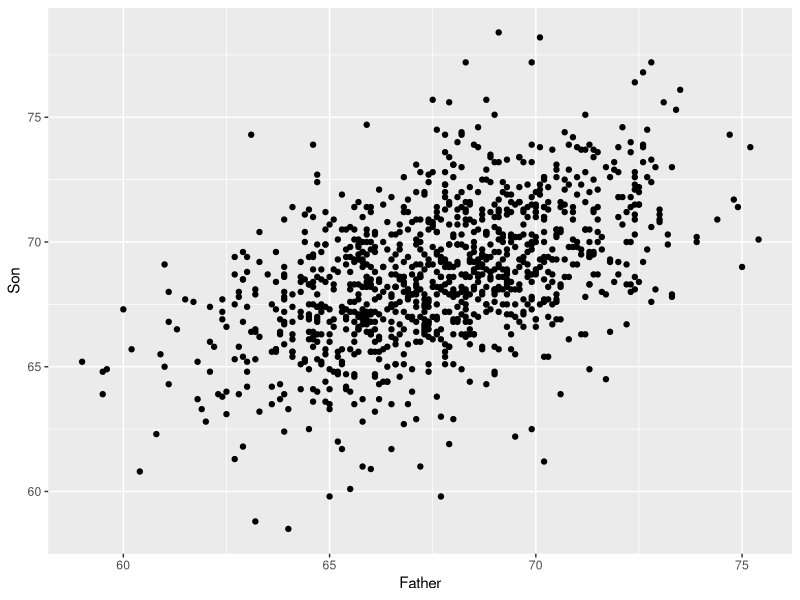
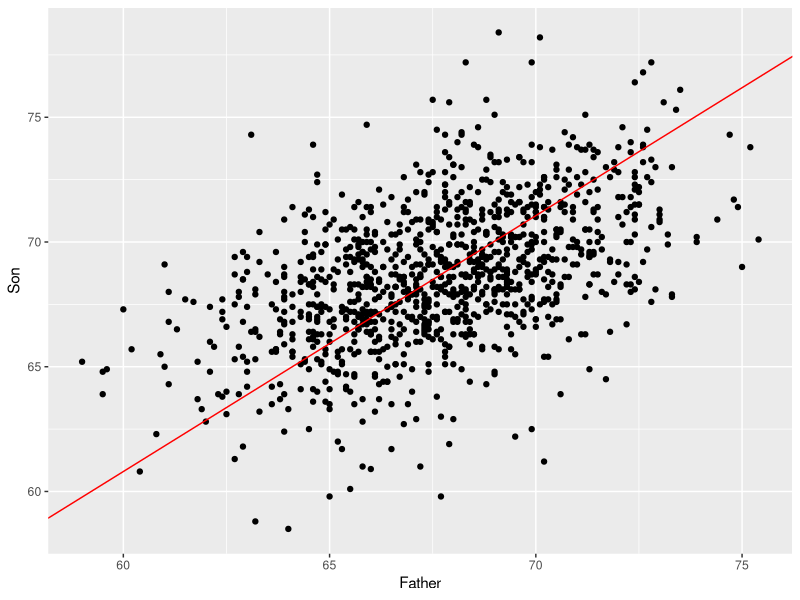
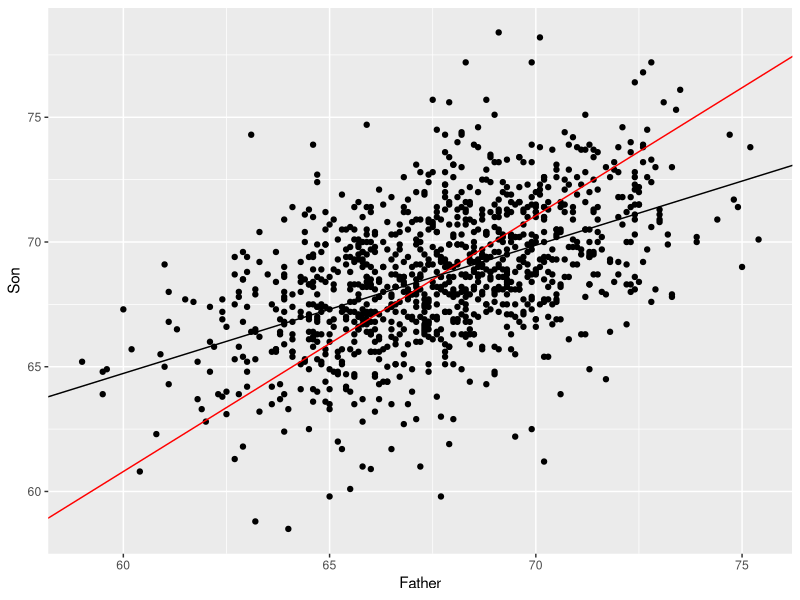

These figures' R source, in order:
# Lesson 11 Assignment - Regression Part 1

# Your assignment is to write the commands instructed in the comments below. To run your
# commands, simply hit Ctrl+Enter (command+return on a MAC) when the cursor is on that 
# command line. You can also type commands directly into the Console below, but you must
# save them in this file for your assignment.

# Do not change these four lines or GradeScope will not work
library(readxl)
library(dplyr)
library(ggplot2)
fs <- read_excel("Father-son-height.xlsx")
fs <- data.frame(fs)

## Father Son Height

#We'll start by examining the famous dataset collected by Pearson (of 'Pearson 
# correlation' fame) of fathers' and sons' heights in 1903. In the code chunk above 
# is the code to load the dataset under the name fs (for father-son).

#1. Create a scatter plot with son heights on the y axis. Use the classic theme.
# Save the plot as plotfs.
plotfs <- ggplot(fs, aes(x = Father, y = Son)) +
  geom_point()

#2. Using dplyr, create a report of the following metrics for both fathers and sons:
# mean (meanf and means), standard deviation (sdf and sds), maximum (maxf and maxs),
# minimum (minf and mins). Call the report summstats.
summstats <- fs %>% 
  summarize(meanf = mean(Father),
             means = mean(Son),
             sdf = sd(Father),
             sds = sd(Son),
             maxf = max(Father),
             maxs = max(Son),
             minf = min(Father),
             mins = min(Son))
  
#3. Are sons shorter than the fathers?
# *ENTER ANSWER HERE*

#4. Are sons' heights less variant than fathers' heights?
# *ENTER ANSWER HERE*

#5. Redo the scatter plot from question 1 but this time add this line of code to 
# the plot *geom_abline(slope = 1.025627, intercept = -.737, color = "red")*. The 
# slope of 1.025627 is sds / sdf, the standard deviation of son heights divided 
# by the standard deviation of father heights. Save the plot as plotfs2.
plotfs2 <- ggplot(fs, aes(x = Father, y = Son)) +
  geom_point() +
  geom_abline(slope = 1.025627, intercept = -.737, color = "red")

  
# This line is not the regression line, but pretend for a second that it is the 
# regression line. 

#6. What would be the interpretation of the slope coefficient?
# *ENTER ANSWER HERE*

# This slope coefficient has a nice interpretation: every additional inch of
# height a father has translates to about an additional inch we can expect his
# son to be.

#7. At first glance, this red line seems to "fit" the points nicely. But take 
# a look at fathers 70 inches and taller. If we used the red line to guess their 
# sons' heights, would our guesses more often be too high or too low? Or would 
# they be too high and too low an equal number of times?
# *ENTER ANSWER HERE*
  
#8. Now look at fathers 65 inches and shorter. If we used the red line to guess
# their sons' heights, would our guess more often be too high or too low? Or 
# would the be too high and too low an equal number of times?
# *ENTER ANSWER HERE*

# The answers to those previous questions illustrate regression to the mean. If
# you use a father's height to guess his son's height, your guesses will be 
# systematically wrong for tall fathers and for short fathers.

# Now let's calculate the real regression line. The formula for the regression
# line slope is shown in the file SlopeFormula.png.

#9. Apply this formula to report the slope of the regression line. (You've already 
# calculated sdf and sds, the stand deviation of fathers and sons, respectively. 
# Calculate the correlation between the two height variables.) Save the slope
# as htslope.
cor(fs$Father, fs$Son)
htslope = cor(fs$Father, fs$Son) * summstats$sds / summstats$sdf

#10. What is the y-intercept of the regression line? (Remember, the line goes 
# through the means. Isolate the y-intercept, b0, from the basic regression 
# equation, y = b0 + b1*x, by substituting the mean height of fathers in to the 
# x value, the mean height of sons into y, and doing basic algebra.) Save the 
# intercept as htint.
htint <- summstats$means - htslope * summstats$meanf

#11. Plot the heights again, with the same red line from question 5, and add the 
# regression line using *geom_abline(slope = , intercept = )*. (Do not specify 
# a color so it is plotted in black.) Save the plot as plotfs3.
plotfs3 <- ggplot(fs, aes(x = Father, y = Son)) +
  geom_point() +
  geom_abline(slope = 1.025627, intercept = -.737, color = "red") +
  geom_abline(slope = htslope, intercept = htint)


#12. Look again at fathers 70 inches and taller. If we use the regression line 
# to guess their sons' heights, will our guesses more often be too high, too low, 
# or too high and too low an equal number of times?
# *ENTER ANSWER HERE*
                                                                  
#13. Now look at fathers 65 inches and shorter. If we use the regression line to 
# guess their sons' heights, will our guesses more often be too high, too low, 
# or too high and too low an equal number of times?
# *ENTER ANSWER HERE*

#14. How many fathers are 72 inches or taller? Save the answer as f72.
f72 <- sum(fs$Father >= 72)

#15. How many sons are 72 inches or taller? Save the answer as s72.
s72 <- sum(fs$Son >= 72)

#16. What is our best guess for the height of a man whose father was 72 inches?
# Save the answer as sonest72.
sonest72 <- htint + htslope*72

#17. Men who are 72 inches tall have sons with an average height that is lower 
# than 72 inches. How is it that we end up with so many sons 72 inches tall and 
# taller if tall men have sons with average heights lower than theirs?
# *ENTER ANSWER HERE*

#18. Let's use R to do the regression model for us. Save the regression model 
# as htreg. (Remember, we are predicting sons' heights from fathers' heights.)
htreg <- lm(Son ~ Father, data = fs)

#19. Output the summary of the regression model.
summary(htreg)

# In the coefficients table, the column labeled Pr(>|t|) is the p-value of a 
# hypothesis test. The null hypothesis for the hypothesis test is that the 
# coefficient = 0. For the hypothesis test on the slope coefficient, a 
# coefficient of 0 would mean there is no linear relationship between fathers' 
# heights and sons' heights and that any observed relationship is due to random 
# chance. 
                                                                
#20. Is the slope coefficient of .514 due to random chance?
# *ENTER ANSWER HERE*
                                                                  
# We will now use this regression model to predict the heights of the sons of 
# five men: Shawn Bradley (90 inches tall), Shaquille O'Neal (85), Magic Johnson 
# (81), Kareem Abdul_Jabbar (86), and Boban Marjanović (88).

#21. Create a matrix of dimension 5 by 1 (5 rows, 1 column) with the heights of 
# those five NBA players. Call it nbaht.
nbaht <- matrix(c(90, 85, 81, 86, 88), nrow = 5)

# In order to input those values into the regression model, they need to come 
# from a data frame with the same variable names as the x-variable in our 
# regression model. 

#22. Convert nbaht to a data frame and give its lone variable the name, "Father".
nbaht <- data.frame(nbaht)
names(nbaht) <- "Father"

#23. Predict the heights of the sons of these NBA players using the *predict()* 
# function. Save the predictions as predson.
predson <- predict(htreg, newdata = nbaht)

#24. Refer back to the maximum height of the fathers in the data set. By using 
# this data to predict the heights of these NBA players' sons, we are engaging 
# in what dangerous practice?
# *ENTER ANSWER HERE*


## Regression to the mean
# **OPTIONAL** *EXTRA CREDIT**
# Give me an example of regression to the mean you've observed in society, in 
# the media, or in your own life. Bonus points if it's a phenomenon that people 
# often ascribe some alternate meaning to.
# * ENTER ANSWER HERE *